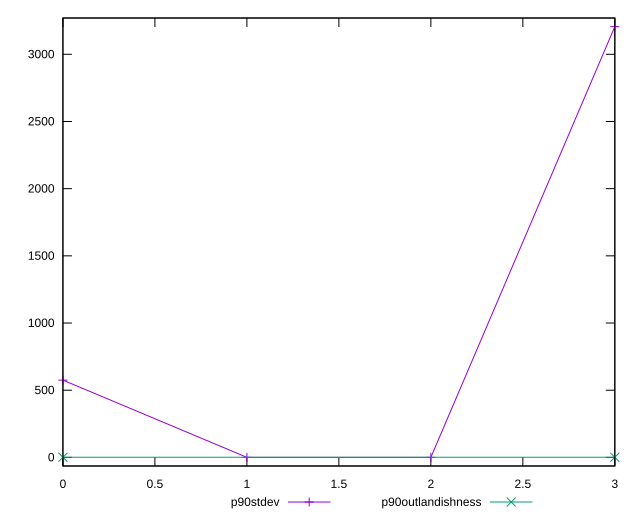

Here is the gnuplot script that generated this plot:
reset

$p90Stdev <<EOF
0 574.8630925551518
1 0
2 0
3 3205.921542666391
EOF

$p90Outlandishness <<EOF
0 0.9999736963758507
3 1.000032256512402
EOF

set key outside below
set xrange [0:3]
set yrange [-64.11843085332782:3270.039973519719]
set trange [-64.11843085332782:3270.039973519719]
set terminal svg size 640, 520 enhanced background rgb 'white'
set output "reports/report_00031_2021-02-24T23-18-18.084Z/uses-long-cache-ttl/progression/stddev.svg"

plot $p90Stdev title "p90stdev" with linespoints, \
     $p90Outlandishness title "p90outlandishness" with linespoints

reset
